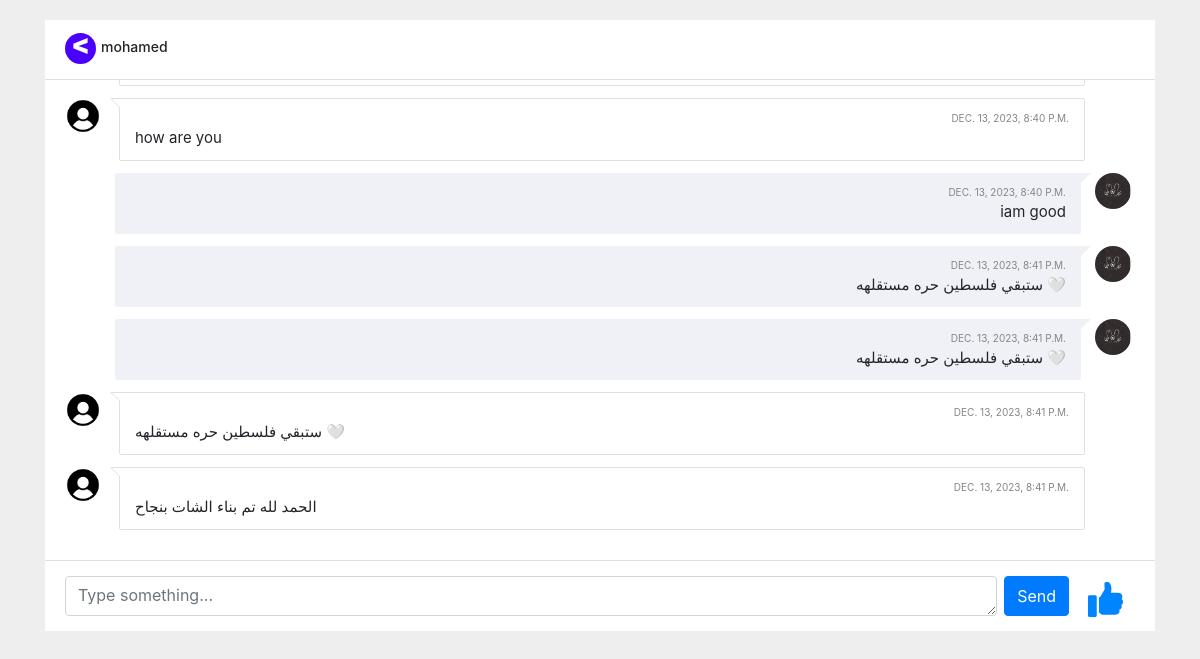
The page /chat_details/5d6a9c98e6 (signed in) on the database its author committed.
### accounts/models.py (models this page shows, shortened)
class Profile(models.Model):
    user=models.OneToOneField(User, verbose_name=_("user"), on_delete=models.CASCADE)
    friend=models.ManyToManyField('Friend',related_name='user_friends')
    friend_request=models.ManyToManyField('Friend',related_name='user_friend_requests')
    phone=models.CharField(max_length=20,verbose_name=_("phone"))
    slug=models.SlugField(blank=True, null=True)
    image=models.ImageField(upload_to='profile/',blank=True, null=True)
    country=CountryField(blank_label='select country')
    adress=models.CharField(max_length=100)
    Token=models.CharField(max_length=500,blank=True, null=True)
    join_date=models.DateTimeField(verbose_name=_("Created At"), default=datetime.now)
    class Meta:
        verbose_name = _("Profile")
        verbose_name_plural = _("Profiles")
    def create_profile(sender ,*args, **kwargs):
        if kwargs['created']:
            user_profile=Profile.objects.create(user=kwargs['instance'])
    post_save.connect(create_profile , sender=User)

### chat/models.py (models this page shows, shortened)
class ChatMessage(models.Model):
    body = models.TextField()
    msg_sender = models.ForeignKey(Profile,on_delete=models.CASCADE,related_name='msg_sender')
    msg_receiver = models.ForeignKey(Profile,on_delete=models.CASCADE,related_name='msg_receiver')
    seen=models.BooleanField(default=False)
    send_in = models.DateTimeField(verbose_name=_("Time Send"), default=datetime.now)
    def __str__(self):
        return self.body

### chat/views.py (the view, shortened to what this page needs)
# urls.py: path('chat_details/<slug:slug>',views.chat_details,name='chat_details'),
def chat_details(request,slug):
    profile=get_object_or_404(Profile,slug=slug)
    user_profile = get_object_or_404(Profile, user=request.user)
    msg_sender = ChatMessage.objects.filter(
        (Q(msg_sender=profile) & Q(msg_receiver=user_profile))
    ).order_by('send_in')
    msg_receiver = ChatMessage.objects.filter(
        (Q(msg_sender=user_profile) & Q(msg_receiver=profile))
    ).order_by('send_in')
    all_messages = sorted(chain(msg_sender, msg_receiver), key=lambda x: x.send_in)
    return render(request,'chat/chat_details.html',{'profile': profile,'user_profile': user_profile,'all_messages': all_messages})

### chat/templates/chat/chat_details.html (shortened to what this page needs)
{% load static %}
<!DOCTYPE html>
<html lang="en">
<head>
    <link href="https://netdna.bootstrapcdn.com/bootstrap/4.0.0-beta/css/bootstrap.min.css" rel="stylesheet">
    <link rel="stylesheet" href="{% static 'chat_details.css' %}" />
</head>
<body>
    <div class="container">
        <div class="ks-page-content">
            <div class="ks-page-content-body">
                <div class="ks-messenger">
                    <div class="ks-messages ks-messenger__messages">
                        <div class="ks-header">
                            <div style="display: flex;" class="ks-description">
                                <a href="/" style="font-size: 27px;
                                font-weight: 900;
                                margin-bottom: 13px;
                                color: white;
                                width: 31px;
                                background: #4b00ff;
                                height: 31px;
                                border-radius: 50%;
                                padding: 6px;
                                text-align: center;
                                justify-content: center;
                                text-decoration:none;
                                display: flex;
                                margin-top: 11px;" class="ks-amount">
                                    < </a>
                                        <div style="display: flex;margin-left: 5px;
                                align-items: center;" class="ks-name">{{profile.user.first_name }}
                                            {{profile.user.last_name }}</div>
                            </div>
                        </div>
                        <div class="ks-body ks-scrollable jspScrollable" data-auto-height=""
                            data-reduce-height=".ks-footer" data-fix-height="32"
                            style="height: 480px; overflow: hidden; padding: 0px; width: 100%;" tabindex="0">
                            <div class="jspContainer" style=" height: 481px;">
                                <div class="jspPane" style="padding: 0px; top: 0px; width: 100%;">
                                    <ul id="message-list" style="overflow-y: auto;height:470px;" class="ks-items">
                                        {% for msg in all_messages %}
                                        {% if msg.msg_sender == user_profile %}
                                        <li class="ks-item ks-from chat-send">
                                            <span class="ks-avatar ks-online">
                                                {% if msg.msg_sender.image %}
                                                <img src="{{ msg.msg_sender.image.url }}" class="rounded-circle mr-1"
                                                    alt="{{ msg.msg_sender.user.username }}" width="36" height="36">
                                                {% else %}
                                                <img src="{% static 'user_no_image.png' %}" class="rounded-circle mr-1"
                                                    alt="{{ msg.msg_sender.user.username }}" width="36" height="36">
                                                {% endif %}
                                            </span>
                                            <div class="ks-body">
                                                <div style="justify-content: end;" class="ks-header">
                                                    <span class="ks-datetime">{{ msg.send_in }}</span>
                                                </div>
                                                <div id="ks-message" style="font-size: .9375rem;line-height: 1.3333;font-weight: 400;justify-content: end;
                                                        display: flex;" class="ks-message">{{ msg }}</div>
                                            </div>
                                        </li>
                                        {% else %}
                                        <li class="ks-item ks-self chat-receiv">
                                            <span class="ks-avatar ks-offline">
                                                {% if profile.image %}
                                                <img src="{{ profile.image.url }}" class="rounded-circle mr-1"
                                                    alt="Vanessa Tucker" width="36" height="36" class="rounded-circle">
                                                {% else %}
                                                <img src="{% static 'user_no_image.png' %}" class="rounded-circle mr-1"
                                                    alt="Vanessa Tucker" width="36" height="36" class="rounded-circle">
                                                {% endif %}
                                            </span>
                                            <div class="ks-body">
                                                <div style="justify-content: end;" class="ks-header">
                                                    <span class="ks-datetime">{{ msg.send_in }}</span>
                                                </div>
                                                <div style="font-size: .9375rem;line-height: 1.3333;font-weight: 400;"
                                                    class="ks-message">{{msg}}</div>
                                            </div>
                                        </li>
                                        {% endif %}
                                        {% endfor %}
                                    </ul>
                                </div>
                                <div class="jspVerticalBar">
                                    <div class="jspTrack" style="height: 481px;">
                                        <div class="jspDrag" style="height: 206px;">
                                        </div>
                                    </div>
                                </div>
                            </div>
                        </div>
                        <div class="ks-footer">
                            <form style="display: flex;
                            width: 100%;
                            height: 40px;" method="POST">
                                <textarea name="chat_body" id="chat_body" class="form-control"
                                    placeholder="Type something..."></textarea>
                                <button type="button" name="send" id="sendButton" style="margin-left: 7px" class="btn btn-primary"
                                    onclick="sendMessage()">Send</button>
                                <button style="border: none;margin-left: 7px;background-color: #ffffff;"
                                    class="btn"></button>
                            </form>
                        </div>
                    </div>
                </div>
            </div>
        </div>
    </div>
</body>
</html>

### rows shown on the page
Profile: user.first_name "mohamed"
ChatMessage: send_in "DEC. 13, 2023, 8:40 P.M.", body "how are you"
ChatMessage: msg_sender.image (picture), send_in "DEC. 13, 2023, 8:40 P.M.", body "iam good"
ChatMessage: msg_sender.image (picture), send_in "DEC. 13, 2023, 8:41 P.M.", body "ستبقي فلسطين حره مستقلهه 🤍"
ChatMessage: msg_sender.image (picture), send_in "DEC. 13, 2023, 8:41 P.M.", body "ستبقي فلسطين حره مستقلهه 🤍"
ChatMessage: send_in "DEC. 13, 2023, 8:41 P.M.", body "ستبقي فلسطين حره مستقلهه 🤍"
ChatMessage: send_in "DEC. 13, 2023, 8:41 P.M.", body "الحمد لله تم بناء الشات بنجاح"
